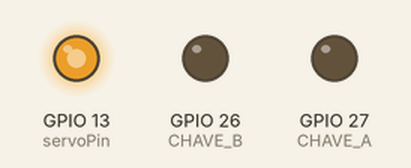
Bench run of a sketch on a simulated ESP32. Parts: output pins drawn as LEDs (lit = HIGH). WiFi joins after 1.5 s; servers stay silent unless stated; what the sketch prints to the serial monitor is not drawn.

Above: at 1.55 s.
At 3.75 s:
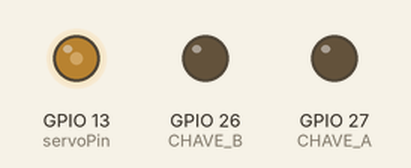
At 5.95 s:
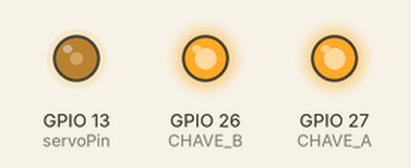
Timing chart, 0 to 7.4 s (numbered marks = the images above):
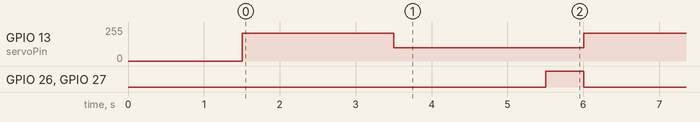

The sketch:

test_servos.ino
```cpp
/*******************************************
  Carrinho comando com ESP32 (servos e ponte H)
********************************************/

#include <WiFi.h> //biblioteca para conexão do ESP 32 à rede

// SAÍDAS PWM => saídas GPIO. Corresponde a #define PONTEH_PWM pin_num


const int servoPin = 13;
const int ledChannel = 0;
const int PONTEH_PWM = 2;

// SAÍDAS DIGITAIS (HIGH,LOW) PONTE H
const int CHAVE_A = 27;
const int CHAVE_B = 26;


// baud rate
long PARAMS_SERIAL = 115200;

// resolução para PWM
const int resolution = 8; //8bits

int myval = 127;

const char *ssid = "SSID";
const char *password = "password";
WiFiServer server(80); //seleciona a porta de número 80 (padrão)

/*******************************************
   Comandos remotos código Arduino (no carrinho)
********************************************/

// Variáveis que controlam as saídas digitais

int chA = HIGH;
int chB = HIGH;

int INCLINE = 0;

// Frequencia dos sinais PWM
const byte freq = 500;

// Duty Cicle Motor
int VAL_MAX_PWM = 80; // setar o máximo PWM em %
int VAL_MAX_pwm = (VAL_MAX_PWM * 255) / 100;
int dutycicle = 0;

// Duty Cicle Servo
int VAL_MED_PWM = 50; // em %
int VAL_MED_pwm = (VAL_MED_PWM * 255) / 100; //pwm posicao central
int pwmServo = VAL_MED_pwm;

int PWMswitch = 30; // 30% PWM de ajuste –> 2 posicoes esq e dir
int PWMswitchBITS = map(PWMswitch, 0, 100, 0, VAL_MED_pwm);


/******************************************
             Código Principal
******************************************/

void setup()
{
  //conexão à internet.
  Serial.begin(PARAMS_SERIAL);
  Serial.print("Conectando-se a ");
  Serial.println(ssid);
  WiFi.begin(ssid, password);

  while (WiFi.status() != WL_CONNECTED) {
    delay(500);
    Serial.print(".");
  }
  Serial.println("");
  Serial.println("WiFi conectada.");
  Serial.println("Endereço de IP: ");
  Serial.println(WiFi.localIP());
  server.begin();

  //attach servo
  ledcAttachPin(servoPin, ledChannel);
  ledcSetup(ledChannel, freq, resolution);
  pinMode(CHAVE_A, OUTPUT);
  pinMode(CHAVE_B, OUTPUT);

}

void loop()
{
  ledcWrite(ledChannel,210);
  delay(2000);
  ledcWrite(ledChannel,100);
  delay(2000);
  digitalWrite(CHAVE_A,HIGH);
  digitalWrite(CHAVE_B,HIGH);
  delay(500);
  digitalWrite(CHAVE_A,LOW);
  digitalWrite(CHAVE_B,LOW);
}
```

Measured:
- by itself, GPIO 13 (servoPin): alternates 209/255 for 2.0 s and 100/255 for 2.5 s
- by itself, GPIO 26 (CHAVE_B), GPIO 27 (CHAVE_A): alternates HIGH for 0.50 s and LOW for 4.0 s
